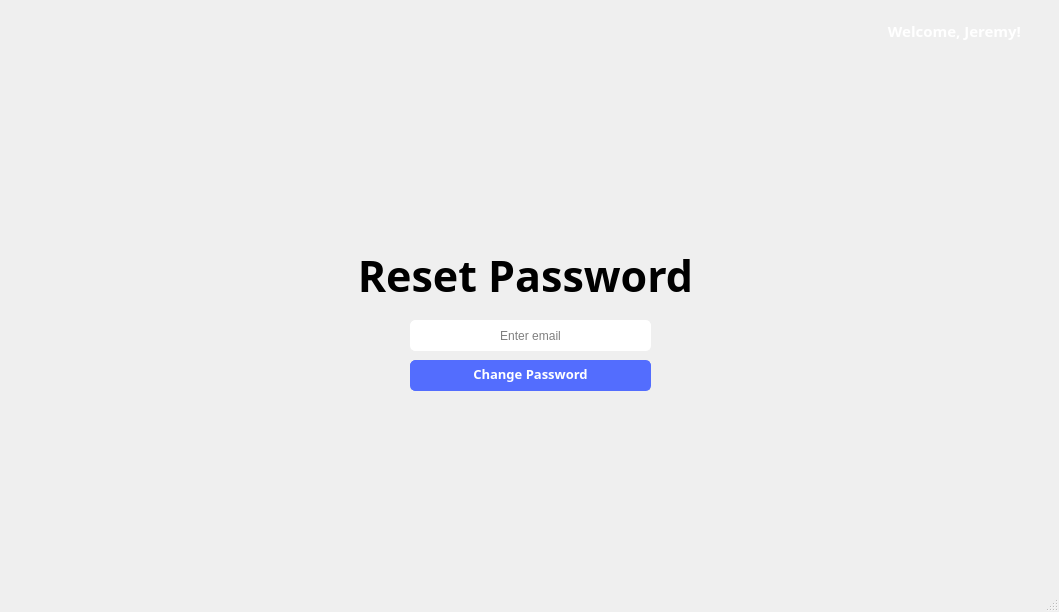
<?xml version="1.0" encoding="UTF-8"?>
<ui version="4.0">
 <class>MainWindow</class>
 <widget class="QMainWindow" name="MainWindow">
  <property name="geometry">
   <rect>
    <x>0</x>
    <y>0</y>
    <width>1059</width>
    <height>612</height>
   </rect>
  </property>
  <property name="windowTitle">
   <string>MainWindow</string>
  </property>
  <property name="styleSheet">
   <string notr="true"/>
  </property>
  <widget class="QWidget" name="centralwidget">
   <widget class="QPushButton" name="resetPasswordBtn">
    <property name="geometry">
     <rect>
      <x>410</x>
      <y>360</y>
      <width>241</width>
      <height>31</height>
     </rect>
    </property>
    <property name="sizePolicy">
     <sizepolicy hsizetype="Minimum" vsizetype="Fixed">
      <horstretch>0</horstretch>
      <verstretch>0</verstretch>
     </sizepolicy>
    </property>
    <property name="font">
     <font>
      <family>Raleway</family>
      <pointsize>10</pointsize>
      <weight>75</weight>
      <bold>true</bold>
     </font>
    </property>
    <property name="styleSheet">
     <string notr="true">border-radius: 5px;
border: 1px solid #536DFE;
color: white;
background-color: #536DFE;
text-align: center;
padding-bottom: 4px;</string>
    </property>
    <property name="text">
     <string>Change Password</string>
    </property>
   </widget>
   <widget class="QLineEdit" name="reset_email">
    <property name="geometry">
     <rect>
      <x>410</x>
      <y>320</y>
      <width>241</width>
      <height>31</height>
     </rect>
    </property>
    <property name="styleSheet">
     <string notr="true">border-radius: 5px;
border: 1px solid white;</string>
    </property>
    <property name="alignment">
     <set>Qt::AlignCenter</set>
    </property>
    <property name="placeholderText">
     <string>Enter email</string>
    </property>
   </widget>
   <widget class="QLabel" name="label_3">
    <property name="geometry">
     <rect>
      <x>360</x>
      <y>240</y>
      <width>331</width>
      <height>71</height>
     </rect>
    </property>
    <property name="font">
     <font>
      <family>Raleway</family>
      <pointsize>32</pointsize>
      <weight>75</weight>
      <italic>false</italic>
      <bold>true</bold>
     </font>
    </property>
    <property name="text">
     <string>Reset Password</string>
    </property>
    <property name="alignment">
     <set>Qt::AlignCenter</set>
    </property>
   </widget>
   <widget class="QLabel" name="resetPassword_heroImage">
    <property name="geometry">
     <rect>
      <x>0</x>
      <y>0</y>
      <width>1061</width>
      <height>600</height>
     </rect>
    </property>
    <property name="styleSheet">
     <string notr="true">background-image: url(:/Assets/assets/ForgetPassword.png)</string>
    </property>
    <property name="text">
     <string/>
    </property>
   </widget>
   <widget class="QLabel" name="label_2">
    <property name="geometry">
     <rect>
      <x>800</x>
      <y>10</y>
      <width>221</width>
      <height>41</height>
     </rect>
    </property>
    <property name="font">
     <font>
      <family>Raleway</family>
      <pointsize>11</pointsize>
      <weight>75</weight>
      <bold>true</bold>
     </font>
    </property>
    <property name="styleSheet">
     <string notr="true">border-radius: 5px;
background-color: transparent;
color:white;</string>
    </property>
    <property name="text">
     <string>Welcome, Jeremy!</string>
    </property>
    <property name="alignment">
     <set>Qt::AlignRight|Qt::AlignTrailing|Qt::AlignVCenter</set>
    </property>
   </widget>
   <zorder>resetPassword_heroImage</zorder>
   <zorder>resetPasswordBtn</zorder>
   <zorder>reset_email</zorder>
   <zorder>label_3</zorder>
   <zorder>label_2</zorder>
  </widget>
  <widget class="QStatusBar" name="statusbar"/>
 </widget>
 <resources>
  <include location="background_image.qrc"/>
 </resources>
 <connections/>
</ui>
